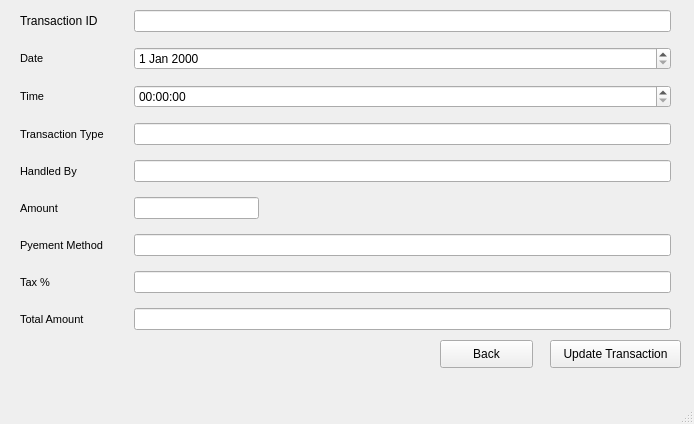
<?xml version="1.0" encoding="UTF-8"?>
<ui version="4.0">
 <class>MainWindow</class>
 <widget class="QMainWindow" name="MainWindow">
  <property name="geometry">
   <rect>
    <x>0</x>
    <y>0</y>
    <width>694</width>
    <height>424</height>
   </rect>
  </property>
  <property name="windowTitle">
   <string>MainWindow</string>
  </property>
  <widget class="QWidget" name="centralwidget">
   <widget class="QWidget" name="formLayoutWidget">
    <property name="geometry">
     <rect>
      <x>10</x>
      <y>10</y>
      <width>671</width>
      <height>321</height>
     </rect>
    </property>
    <layout class="QFormLayout" name="formLayout">
     <property name="horizontalSpacing">
      <number>30</number>
     </property>
     <property name="verticalSpacing">
      <number>15</number>
     </property>
     <property name="leftMargin">
      <number>10</number>
     </property>
     <property name="rightMargin">
      <number>10</number>
     </property>
     <item row="0" column="0">
      <widget class="QLabel" name="label_11">
       <property name="text">
        <string>Transaction ID</string>
       </property>
      </widget>
     </item>
     <item row="0" column="1">
      <widget class="QLineEdit" name="lineEdit_11"/>
     </item>
     <item row="1" column="0">
      <widget class="QLabel" name="label">
       <property name="font">
        <font>
         <pointsize>8</pointsize>
         <weight>50</weight>
         <bold>false</bold>
        </font>
       </property>
       <property name="text">
        <string>Date</string>
       </property>
      </widget>
     </item>
     <item row="2" column="0">
      <widget class="QLabel" name="label_2">
       <property name="font">
        <font>
         <pointsize>8</pointsize>
         <weight>50</weight>
         <bold>false</bold>
        </font>
       </property>
       <property name="text">
        <string>Time</string>
       </property>
      </widget>
     </item>
     <item row="3" column="0">
      <widget class="QLabel" name="label_3">
       <property name="font">
        <font>
         <pointsize>8</pointsize>
         <weight>50</weight>
         <bold>false</bold>
        </font>
       </property>
       <property name="text">
        <string>Transaction Type</string>
       </property>
      </widget>
     </item>
     <item row="3" column="1">
      <widget class="QLineEdit" name="lineEdit_6"/>
     </item>
     <item row="4" column="0">
      <widget class="QLabel" name="label_4">
       <property name="font">
        <font>
         <pointsize>8</pointsize>
         <weight>50</weight>
         <bold>false</bold>
        </font>
       </property>
       <property name="text">
        <string>Handled By</string>
       </property>
      </widget>
     </item>
     <item row="4" column="1">
      <widget class="QLineEdit" name="lineEdit_7"/>
     </item>
     <item row="5" column="0">
      <widget class="QLabel" name="label_5">
       <property name="font">
        <font>
         <pointsize>8</pointsize>
         <weight>50</weight>
         <bold>false</bold>
        </font>
       </property>
       <property name="text">
        <string>Amount</string>
       </property>
      </widget>
     </item>
     <item row="5" column="1">
      <widget class="QLineEdit" name="lineEdit_2">
       <property name="sizePolicy">
        <sizepolicy hsizetype="Fixed" vsizetype="Fixed">
         <horstretch>0</horstretch>
         <verstretch>0</verstretch>
        </sizepolicy>
       </property>
       <property name="font">
        <font>
         <weight>75</weight>
         <bold>true</bold>
        </font>
       </property>
      </widget>
     </item>
     <item row="6" column="0">
      <widget class="QLabel" name="label_6">
       <property name="font">
        <font>
         <pointsize>8</pointsize>
         <weight>50</weight>
         <bold>false</bold>
        </font>
       </property>
       <property name="text">
        <string>Pyement Method</string>
       </property>
      </widget>
     </item>
     <item row="6" column="1">
      <widget class="QLineEdit" name="lineEdit_3"/>
     </item>
     <item row="7" column="0">
      <widget class="QLabel" name="label_7">
       <property name="font">
        <font>
         <pointsize>8</pointsize>
         <weight>50</weight>
         <bold>false</bold>
        </font>
       </property>
       <property name="text">
        <string>Tax %</string>
       </property>
      </widget>
     </item>
     <item row="7" column="1">
      <widget class="QLineEdit" name="lineEdit_4"/>
     </item>
     <item row="8" column="0">
      <widget class="QLabel" name="label_9">
       <property name="font">
        <font>
         <pointsize>8</pointsize>
         <weight>50</weight>
         <bold>false</bold>
        </font>
       </property>
       <property name="text">
        <string>Total Amount</string>
       </property>
      </widget>
     </item>
     <item row="8" column="1">
      <widget class="QLineEdit" name="lineEdit_9"/>
     </item>
     <item row="2" column="1">
      <widget class="QTimeEdit" name="timeEdit"/>
     </item>
     <item row="1" column="1">
      <widget class="QDateEdit" name="dateEdit"/>
     </item>
    </layout>
   </widget>
   <widget class="QPushButton" name="updateTransactionButton">
    <property name="geometry">
     <rect>
      <x>550</x>
      <y>340</y>
      <width>131</width>
      <height>28</height>
     </rect>
    </property>
    <property name="text">
     <string>Update Transaction</string>
    </property>
   </widget>
   <widget class="QPushButton" name="backButton">
    <property name="geometry">
     <rect>
      <x>440</x>
      <y>340</y>
      <width>93</width>
      <height>28</height>
     </rect>
    </property>
    <property name="text">
     <string>Back</string>
    </property>
   </widget>
  </widget>
  <widget class="QMenuBar" name="menubar">
   <property name="geometry">
    <rect>
     <x>0</x>
     <y>0</y>
     <width>694</width>
     <height>21</height>
    </rect>
   </property>
  </widget>
  <widget class="QStatusBar" name="statusbar"/>
 </widget>
 <resources/>
 <connections/>
</ui>
